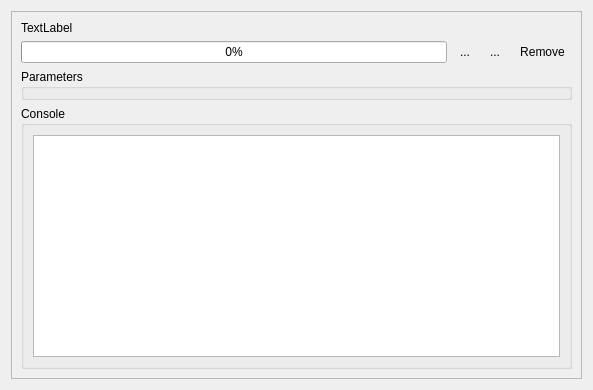
<?xml version="1.0" encoding="UTF-8"?>
<ui version="4.0">
 <class>QmitkCmdLineModuleProgressWidget</class>
 <widget class="QWidget" name="QmitkCmdLineModuleProgressWidget">
  <property name="geometry">
   <rect>
    <x>0</x>
    <y>0</y>
    <width>593</width>
    <height>390</height>
   </rect>
  </property>
  <property name="windowTitle">
   <string>Form</string>
  </property>
  <layout class="QHBoxLayout" name="horizontalLayout_3">
   <item>
    <widget class="QFrame" name="m_Frame">
     <property name="frameShape">
      <enum>QFrame::StyledPanel</enum>
     </property>
     <property name="frameShadow">
      <enum>QFrame::Raised</enum>
     </property>
     <layout class="QVBoxLayout" name="verticalLayout">
      <item>
       <widget class="QLabel" name="m_ProgressTitle">
        <property name="sizePolicy">
         <sizepolicy hsizetype="Preferred" vsizetype="Fixed">
          <horstretch>0</horstretch>
          <verstretch>0</verstretch>
         </sizepolicy>
        </property>
        <property name="text">
         <string>TextLabel</string>
        </property>
       </widget>
      </item>
      <item>
       <layout class="QHBoxLayout" name="horizontalLayout">
        <item>
         <widget class="QProgressBar" name="m_ProgressBar">
          <property name="value">
           <number>0</number>
          </property>
         </widget>
        </item>
        <item>
         <widget class="QToolButton" name="m_PauseButton">
          <property name="text">
           <string>...</string>
          </property>
          <property name="icon">
           <iconset>
            <normaloff>:/CommandLineModulesResources/pause.png</normaloff>:/CommandLineModulesResources/pause.png</iconset>
          </property>
          <property name="checkable">
           <bool>true</bool>
          </property>
          <property name="autoRaise">
           <bool>true</bool>
          </property>
         </widget>
        </item>
        <item>
         <widget class="QToolButton" name="m_CancelButton">
          <property name="text">
           <string>...</string>
          </property>
          <property name="icon">
           <iconset>
            <normaloff>:/CommandLineModulesResources/stop.png</normaloff>:/CommandLineModulesResources/stop.png</iconset>
          </property>
          <property name="autoRaise">
           <bool>true</bool>
          </property>
         </widget>
        </item>
        <item>
         <widget class="QToolButton" name="m_RemoveButton">
          <property name="text">
           <string>Remove</string>
          </property>
          <property name="autoRaise">
           <bool>true</bool>
          </property>
         </widget>
        </item>
       </layout>
      </item>
      <item>
       <widget class="ctkCollapsibleGroupBox" name="m_ParametersGroupBox">
        <property name="sizePolicy">
         <sizepolicy hsizetype="Preferred" vsizetype="Preferred">
          <horstretch>0</horstretch>
          <verstretch>0</verstretch>
         </sizepolicy>
        </property>
        <property name="title">
         <string>Parameters</string>
        </property>
       </widget>
      </item>
      <item>
       <widget class="ctkCollapsibleGroupBox" name="m_ConsoleGroupBox">
        <property name="title">
         <string>Console</string>
        </property>
        <layout class="QHBoxLayout" name="horizontalLayout_2">
         <item>
          <widget class="QPlainTextEdit" name="m_Console"/>
         </item>
        </layout>
       </widget>
      </item>
     </layout>
    </widget>
   </item>
  </layout>
 </widget>
 <customwidgets>
  <customwidget>
   <class>ctkCollapsibleGroupBox</class>
   <extends>QGroupBox</extends>
   <header>ctkCollapsibleGroupBox.h</header>
   <container>1</container>
  </customwidget>
 </customwidgets>
 <resources/>
 <connections/>
</ui>
